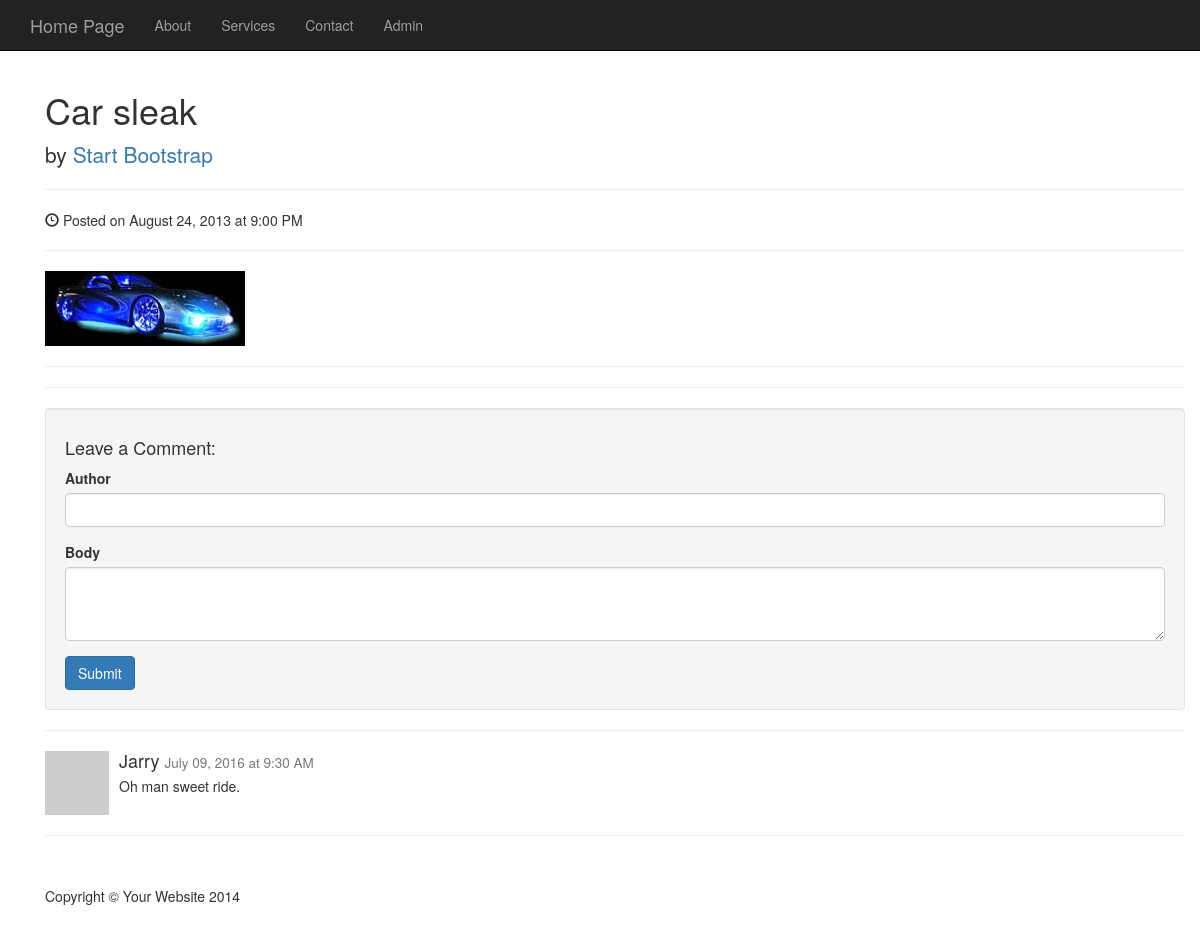
The app's page /photo.php?id=11 with its own data.
### tables this page shows
CREATE TABLE `photos` (
  `id` int(11) NOT NULL AUTO_INCREMENT,
  `title` varchar(255) DEFAULT NULL,
  `description` varchar(255) DEFAULT NULL,
  `filename` varchar(255) DEFAULT NULL,
  `type` varchar(255) DEFAULT NULL,
  `size` int(11) DEFAULT NULL,
  `caption` varchar(255) DEFAULT NULL,
  `alternate_text` varchar(255) DEFAULT NULL,
  PRIMARY KEY (`id`)
);

CREATE TABLE `comments` (
  `id` int(11) unsigned NOT NULL AUTO_INCREMENT,
  `photo_id` int(11) DEFAULT NULL,
  `author` varchar(255) DEFAULT NULL,
  `body` text,
  PRIMARY KEY (`id`)
);

### admin/includes/functions.php (called while the page is built, shortened)
<?php
function ClassAutoLoader($className)
{
    $className = ucwords($className);
    $path = __DIR__."/{$className}.php";
}

### admin/includes/Database.php (called while the page is built, shortened)
<?php
class Database
{
    protected $connection;
    private function open_db_connect()
    {
        $this->connection = new mysqli(
                                    DB_HOST,
                                    DB_USER,
                                    DB_PASS,
                                    DB_NAME
                                  );
    }
    public function query($sql)
    {
        $result = $this->connection->query($sql);
        return $result;
    }
    public function escape_string($string)
    {
        $escaped_string = $this->connection->real_escape_string($string);
        return $escaped_string;
    }
}
$database = new Database();

### admin/includes/Photo.php (called while the page is built, shortened)
<?php
class Photo extends Db_object
{
    protected static $db_table = "photos";
    public static function find_by_id($id)
    {
        global $database;
        $sql = "SELECT * FROM " . self::$db_table
            . " WHERE id = {$database->escape_string($id)} LIMIT 1";
        $result_set = static::find_by_query($sql);
        return !empty($result_set) ? array_shift($result_set) : new Photo();
    }
}

### admin/includes/Db_object.php (called while the page is built, shortened)
<?php
class Db_object
{
    private function has_the_attribute($the_attribute)
    {
        $object_properties = get_object_vars($this);
        return array_key_exists($the_attribute, $object_properties);
    }
    public static function instantiation($row)
    {
        $the_object = new $calling_class;
        foreach ($row as $the_attribute => $value) {
            if ($the_object->has_the_attribute($the_attribute)) {
                $the_object->$the_attribute = $value;
            }
        }
        return $the_object;
    }
    public static function find_by_query($sql)
    {
        global $database;
        $result_set = $database->query($sql);
        $the_object_array = array();
        while($row = mysqli_fetch_assoc($result_set)) {
            $the_object_array[] = static::instantiation($row);
        }
        return $the_object_array;
    }
}

### admin/includes/Comment.php (called while the page is built, shortened)
<?php
class Comment extends Db_object
{
    protected static $db_table = "comments";
    public static function find_the_comments($photo_id = 0)
    {
        global $database;
        if ($database instanceof Database) {
            $sql  =  " SELECT * FROM " . self::$db_table . " ";
            $sql .= " WHERE photo_id = {$database->escape_string($photo_id)} ";
            $database->query($sql);
            return self::find_by_query($sql);
        }
    }
}

### photo.php (the view, shortened to what this page needs)
<?php require_once 'includes/header.php';?>
<?php
$photo = (!empty($_GET['id'])) ? Photo::find_by_id($_GET['id']) : Photo::find_by_id($_POST['photo_id']);
$comments = Comment::find_the_comments($photo->id);
?>
    <div class="container">
        <div class="row">
            <div class="col-lg-12">
                <h1><?php echo $photo->title; ?></h1>
                <p class="lead">
                    by <a href="#">Start Bootstrap</a>
                </p>
                <hr>
                <p><span class="glyphicon glyphicon-time"></span> Posted on August 24, 2013 at 9:00 PM</p>
                <hr>
                <img class="img-responsive" src="<?php echo 'admin'.DS.'images'.DS.$photo->filename?>" alt="<?php echo $print->alternate_text; ?>">
                <hr>
                <hr>
                <div class="well">
                    <h4>Leave a Comment:</h4>
                    <form role="form" action="photo.php" method="post">
                        <div class="form-group">
                            <label for="author">Author</label>
                            <input type="text" name="author" class="form-control">
                        </div>
                        <div class="form-group">
                            <label for="body">Body</label>
                            <textarea name="body" class="form-control" rows="3"></textarea>
                        </div>
                        <button name="submit" type="submit" class="btn btn-primary">Submit</button>
                    </form>
                </div>
                <hr>
                <?php foreach ($comments as $comment) :?>
                <div class="media">
                    <a class="pull-left" href="#">
                        <img class="media-object" src="http://placehold.it/64x64" alt="">
                    </a>
                    <div class="media-body">
                        <h4 class="media-heading"><?php echo $comment->author; ?>
                            <small>July 09, 2016 at 9:30 AM</small>
                        </h4>
                        <p><?php echo $comment->body; ?></p>
                    </div>
                </div>
              <?php endforeach;?>
            </div>
        </div>
        <hr>
        <footer>
            <div class="row">
                <div class="col-lg-12">
                    <p>Copyright &copy; Your Website 2014</p>
                </div>
            </div>
        </footer>
    </div>
</body>
</html>

### css/blog-home.css (style rules this page uses)
body { padding-top: 70px; }
footer { margin: 50px 0; }

### records on screen
photos: title "Car sleak", filename (picture)
comments: author "Jarry", body "Oh man sweet ride."
